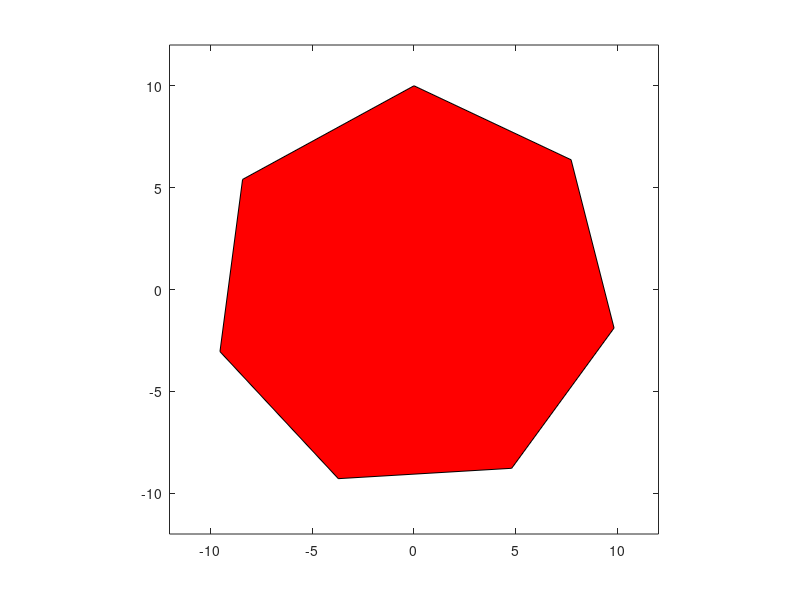

Here is the MATLAB script that generated this plot:
clc;
clear;
t=linspace(1,2*pi,7);
x=10*cos(t);
y=10*sin(t);
h=fill(x,y,'r');
xlim([-12,12])
ylim([-12,12])
axis square
hold on
for i=1:90
    rotate(h,[0,0,1],1)
    pause(0.1)
end
